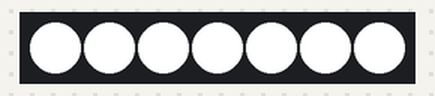
This sketch was run on a simulated Arduino Uno, built with avr-gcc and run on an emulated ATmega328P. On the bench: 7 RGB LEDs in strip order, left to right. Dim RGB values are drawn brighter than linear.

Above: at 0.1 s.
At 3.1 s:
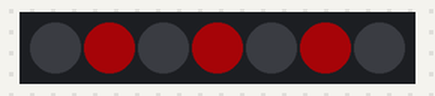
At 7.1 s:
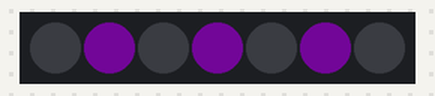
Timing chart, 0 to 40.0 s (numbered marks = the images above):
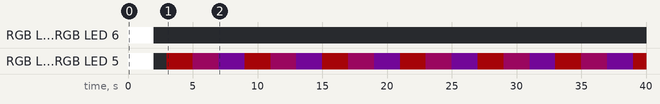

Measured:
- by itself, RGB LED 1, RGB LED 3, RGB LED 5: off → RGB(255, 255, 255) at 0.00 s, → off 2.0 s later, → RGB(40, 1, 2) 1.0 s later, → RGB(26, 1, 16) 2.0 s later, … (21 changes in this stretch)
- by itself, everything shown: repeats every 6.0 s, in 3 steps
- what the display in image 1 shows lasts 2.0 s, from 3.0 s to 5.0 s

The sketch:

LEDpixel_SK6812_WWA.ino
```cpp
// LEDpixel: SK6812 WWA 3-wire. +VDC / GND / DIN (Data IN)
// Library FastLED.h
// Ref.: https://www.youtube.com/watch?v=4Ut4UK7612M
// DEV: HH
// IDE: Arduino V2

#include <Arduino.h>
#include <FastLED.h> // library by Daniel Garcia

#define NUM_LEDS 7 // How many LEDpixel to handle
#define LED_PIN 4 // Arduino Pin to connect to LEDpixel DIN Pin
#define Pbutton_1 2 // PushButton on PD2 / INT0 - for external ISR

CRGB leds[NUM_LEDS]; // array of LEDpixel's (NUM_LEDS)
// RGB_ORDER RGB;

// variable's for turning LEDpixel On or OFF
bool kitchen_status = false;
bool entre_status = false;
bool room_status = false;
bool dinnerRoom_status = false;

bool status_Pbutton_1 = false;
int LED_value = 100; // ledPixel CHSV : V:Value:Brightness

void setup() {
  // put your setup code here, to run once:
  FastLED.addLeds<WS2812B, LED_PIN, GRB>(leds, NUM_LEDS);  // setup the neopixel: type, Pin, leds array, LEDs to hadle
  // SK6812WWA is compatible with WS2812B, keep WS2812B in the library declaration
  // FastLED.setBrightness(50); // set brightness of neopixels

  Serial.begin(9600); // initial serial monitor

/*

 // Test all LED's - Set on
 leds[0] = CHSV (16, 200, 100);
 leds[1] = CHSV (16, 200, 100);
 leds[2] = CHSV (16, 200, 100);
 leds[3] = CHSV (16, 200, 100);
 leds[4] = CHSV (16, 200, 100);
 leds[5] = CHSV (16, 200, 100);
 leds[6] = CHSV (16, 200, 100);

 FastLED.show(); // send data to LEDpixel DIN Pin

 delay(2000);
*/


 leds[0] = CRGB:: White;
 leds[1] = CRGB:: White;
 leds[2] = CRGB:: White;
 leds[3] = CRGB:: White;
 leds[4] = CRGB:: White;
 leds[5] = CRGB:: White;
 leds[6] = CRGB:: White;

 FastLED.show();

 delay(2000);


 leds[0] = CRGB:: Black;
 leds[1] = CRGB:: Black;
 leds[2] = CRGB:: Black;
 leds[3] = CRGB:: Black;
 leds[4] = CRGB:: Black;
 leds[5] = CRGB:: Black;
 leds[6] = CRGB:: Black;

 FastLED.show(); // send data to LEDpixel DIN Pin

 delay(1000);

} // END void setup

void loop() {

// NOTE: test af SK6812WWA LEDpixel

// Test all LED's - Set on
 //leds[0] = CHSV (0, 150, 100);
 leds[1] = CHSV (255, 200, LED_value);
 //leds[2] = CHSV (0, 150, 100);
 leds[3] = CHSV (255, 200, LED_value);
 //leds[4] = CHSV (225, 150, 100);
 leds[5] = CHSV (255, 200, LED_value);
 //leds[6] = CHSV (0, 150, 100);

 FastLED.show(); // send data to LEDpixel DIN Pin

 delay(2000);

// Test all LED's - Set on
 //leds[0] = CHSV (0, 150, 100);
 leds[1] = CHSV (220, 200, LED_value);
 //leds[2] = CHSV (0, 150, 100);
 leds[3] = CHSV (220, 200, LED_value);
 //leds[4] = CHSV (225, 150, 100);
 leds[5] = CHSV (220, 200, LED_value);
 //leds[6] = CHSV (0, 150, 100);

 FastLED.show(); // send data to LEDpixel DIN Pin

 delay(2000);

 // Test all LED's - Set on
 //leds[0] = CHSV (0, 150, 100);
 leds[1] = CHSV (200, 200, 100);
 //leds[2] = CHSV (0, 150, 100);
 leds[3] = CHSV (200, 200, 100);
 //leds[4] = CHSV (225, 150, 100);
 leds[5] = CHSV (200, 200, 100);
 //leds[6] = CHSV (0, 150, 100);

 FastLED.show(); // send data to LEDpixel DIN Pin

 delay(2000);


/*

 leds[0] = CRGB (255, 0, 0);
 leds[1] = CRGB (0, 0, 0);
 leds[2] = CRGB (0, 255, 0);
 leds[3] = CRGB (0, 0, 255);
 leds[4] = CRGB (0, 0, 0);
 leds[5] = CRGB (255, 255, 0);
 leds[6] = CRGB (0, 255, 255);

 FastLED.show();


 // delay(2000);
*/
/*
 leds[0] = CRGB:: White;
 leds[1] = CRGB:: White;
 leds[2] = CRGB:: White;
 leds[3] = CRGB:: White;
 leds[4] = CRGB:: White;
 leds[5] = CRGB:: White;
 leds[6] = CRGB:: White;

 FastLED.show();


 delay(2000);

 leds[0] = CRGB:: Black;
 leds[1] = CRGB:: Black;
 leds[2] = CRGB:: Black;
 leds[3] = CRGB:: Black;
 leds[4] = CRGB:: Black;
 leds[5] = CRGB:: Black;
 leds[6] = CRGB:: Black;

 FastLED.show(); // send data to LEDpixel DIN Pin

 delay(1000);
*/

/*

  // set TV ON
  EVERY_N_MILLISECONDS(random(900, 1200)){ // TV random hue, saturation and brightness, change every n millisecond
    leds[3] = CHSV (random8(10, 96), random8(200, 255), random8(50, 100)); // random in the scope (x, y)
    //leds[2] = CHSV (random8(10, 96), random8(200, 255), random8(50, 100)); // random in the scope (x, y)
    leds[2] = CHSV (16, 200, 50); // room light in TV-room
    FastLED.show(); // send data to LEDpixel DIN Pin
  } // END TV ON function

 // set dinnerRoom light ON/OFF
  EVERY_N_MILLISECONDS(10000){
    if (!dinnerRoom_status){ // if dinnerRoom_status == not true, turn on light
      leds[0] = CHSV (16, 200, 150); // Light ON
      leds[1] = CHSV (16, 200, 150); // Light ON
      FastLED.show();
    } // END if structure

    if (dinnerRoom_status){ // if dinnerRoom_status == true, turn light OFF
      leds[0] = CRGB:: Black; // light OFF
      leds[1] = CRGB:: Black; // light OFF
      FastLED.show();
    } // END if structure

    dinnerRoom_status = !dinnerRoom_status; // invert dinnerRoom_status

  } // END dinnerRoom light ON/OFF function


  // set kitchen light ON/OFF
  EVERY_N_MILLISECONDS(4000){
    if (!kitchen_status){
      leds[6] = CHSV (16, 200, 150); // Light ON
      FastLED.show();
    } // END if structure

    if (kitchen_status){
      leds[6] = CRGB:: Black; // light OFF
      FastLED.show();
    } // END if structure

    kitchen_status = !kitchen_status;

  } // END kitchen light ON/OFF function

  // entre light ON/OFF
  EVERY_N_MILLISECONDS(6000){
    if(!entre_status){
      leds[5] = CHSV (16, 200, 150); // light ON
      FastLED.show();
    } // END if structure

    if (entre_status){
      leds[5] = CRGB:: Black; // light OFF
      FastLED.show();
    }// END if structure

    entre_status = !entre_status;

  }// END entre light ON/OFF

  // room light ON/OFF
  EVERY_N_MILLISECONDS(10000){
    if (!room_status){
      leds[4] = CHSV (16, 200, 150);
      FastLED.show();
    } // END if structure

    if (room_status){
      leds[4] = CRGB::Black;
      FastLED.show();
    } // END if structure

    room_status = !room_status;

  } // END room light ON/OFF function

*/
} // END void loop
```
